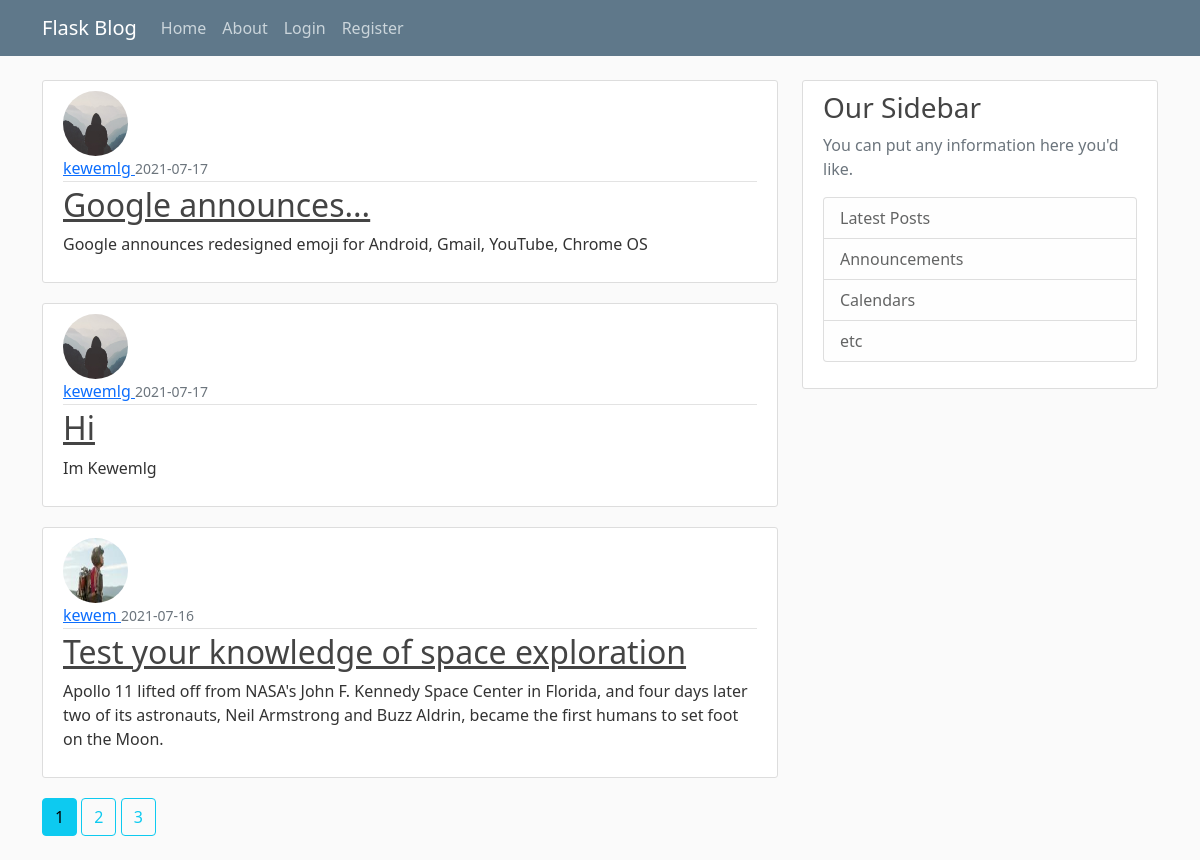
The page /home on the database its author committed.
### flaskblog/models.py (models this page shows, shortened)
class Post(db.Model):
    id = db.Column(db.Integer, primary_key=True)
    title = db.Column(db.String(100), nullable=False)
    date_posted = db.Column(db.DateTime, nullable=False,
                            default=datetime.utcnow)
    content = db.Column(db.Text, nullable=False)
    user_id = db.Column(db.Integer, db.ForeignKey('user.id'), nullable=False)

class User(db.Model, UserMixin):
    id = db.Column(db.Integer, primary_key=True)
    username = db.Column(db.String(20), unique=True, nullable=False)
    email = db.Column(db.String(120), unique=True, nullable=False)
    img_file = db.Column(db.String(20), nullable=False, default='default.jpg')
    password = db.Column(db.String(60), nullable=False)
    posts = db.relationship('Post', backref='author', lazy=True)

### flaskblog/main/routes.py (the view)
@main.route('/')
@main.route('/home')
def home():
    page = request.args.get('page', 1, type=int)
    posts = Post.query.order_by(
        Post.date_posted.desc()).paginate(per_page=3, page=page)
    return render_template('index.html', posts=posts)

### flaskblog/templates/index.html
{% extends 'layout.html' %}
{% block content %}
{% for post in posts.items %}
<article class="media content-section">
  <img src="{{url_for('static', filename='profile_pics/' + post.author.img_file)}}" alt=""
    class="rounded-circle article-img">
  <div class="article-metadata">
    <a class="mr-2" href="{{ url_for('users.user_posts', username=post.author.username) }}">
      {{ post.author.username }}
    </a>
    <small class="text-muted">{{ post.date_posted.strftime('%Y-%m-%d') }}</small>
  </div>
  <div class="media-body">
    <h2><a class="article-title" href="{{url_for('posts.post', post_id=post.id)}}">{{ post.title }}</a></h2>
    <p class="article-content">{{ post.content }}</p>
  </div>
</article>
{% endfor %}
{% for page_num in posts.iter_pages(left_edge=1, right_edge=1, left_current=1, right_current=2) %}
{% if page_num %}
{% if posts.page == page_num %}
<a class="btn btn-info mb-4" href="{{url_for('main.home' ,page=page_num)}}">{{page_num}}</a>
{% else %}
<a class="btn btn-outline-info mb-4" href="{{url_for('main.home' ,page=page_num)}}">{{page_num}}</a>
{% endif %}
{% else %}
...
{% endif %}
{% endfor %}
{% endblock content %}

### flaskblog/templates/layout.html (shortened to what this page needs)
<!DOCTYPE html>
<html lang="en">
<head>
  <link href="https://cdn.jsdelivr.net/npm/bootstrap@5.0.2/dist/css/bootstrap.min.css" rel="stylesheet"
 />
  <link rel="stylesheet" type="text/css" href="{{ url_for('static', filename='main.css') }}">
</head>
<body>
  <header class="site-header">
    <nav class="navbar navbar-expand-md navbar-dark bg-steel fixed-top">
      <div class="container">
        <a class="navbar-brand mr-4" href="/">Flask Blog</a>
        <div class="collapse navbar-collapse" id="navbarToggle">
          <div class="navbar-nav mr-auto">
            <a class="nav-item nav-link" href="{{url_for('main.home')}}">Home</a>
            <a class="nav-item nav-link" href="{{url_for('main.about')}}">About</a>
          </div>
          <div class="navbar-nav">
            {% if current_user.is_authenticated %}
            <a class="nav-item nav-link" href="{{url_for('posts.new_post')}}">New post</a>
            <a class="nav-item nav-link" href="{{url_for('users.account')}}">Account</a>
            <a class="nav-item nav-link" href="{{url_for('users.logout')}}">Logout</a>
            {% else %}
            <a class="nav-item nav-link" href="{{url_for('users.login')}}">Login</a>
            <a class="nav-item nav-link" href="{{url_for('users.register')}}">Register</a>
            {% endif %}
          </div>
        </div>
      </div>
    </nav>
  </header>
  <main role="main" class="container">
    <div class="row">
      <div class="col-md-8">
        {% block content %}{% endblock %}
      </div>
      <div class="col-md-4">
        <div class="content-section">
          <h3>Our Sidebar</h3>
          <p class='text-muted'>You can put any information here you'd like.
          <ul class="list-group">
            <li class="list-group-item list-group-item-light">Latest Posts</li>
            <li class="list-group-item list-group-item-light">Announcements</li>
            <li class="list-group-item list-group-item-light">Calendars</li>
            <li class="list-group-item list-group-item-light">etc</li>
          </ul>
          </p>
        </div>
      </div>
    </div>
  </main>
</body>
</html>

### flaskblog/static/main.css (style rules this page uses)
body { background: #fafafa; color: #333333; margin-top: 5rem; }
h1, h2, h3, h4, h5, h6 { color: #444444; }
.bg-steel { background-color: #5f788a; }
.site-header .navbar-nav .nav-link { color: #cbd5db; }
.content-section { background: #ffffff; padding: 10px 20px; border: 1px solid #dddddd; border-radius: 3px; margin-bottom: 20px; }
.article-title { color: #444444; }
.article-content { white-space: pre-line; }
.article-img { height: 65px; width: 65px; margin-right: 16px; }
.article-metadata { padding-bottom: 1px; margin-bottom: 4px; border-bottom: 1px solid #e3e3e3; }

### rows shown on the page
Post: img_file (placeholder picture), author.username "kewemlg", date_posted "2021-07-17", title "Google announces...", content "Google announces redesigned emoji for Android, Gmail, YouTube, Chrome OS"
Post: img_file (placeholder picture), author.username "kewemlg", date_posted "2021-07-17", title "Hi", content "Im Kewemlg"
Post: img_file (picture), author.username "kewem", date_posted "2021-07-16", title "Test your knowledge of space exploration", content "Apollo 11 lifted off from NASA's John F. Kennedy Space Center in Florida, and four days later two of its astronauts, Neil Armstrong and Buzz Aldrin, became the first humans to set foot on the Moon."

### other values the page prints
{{ page_num }} "1"
{{ page_num }} "2" "3"
